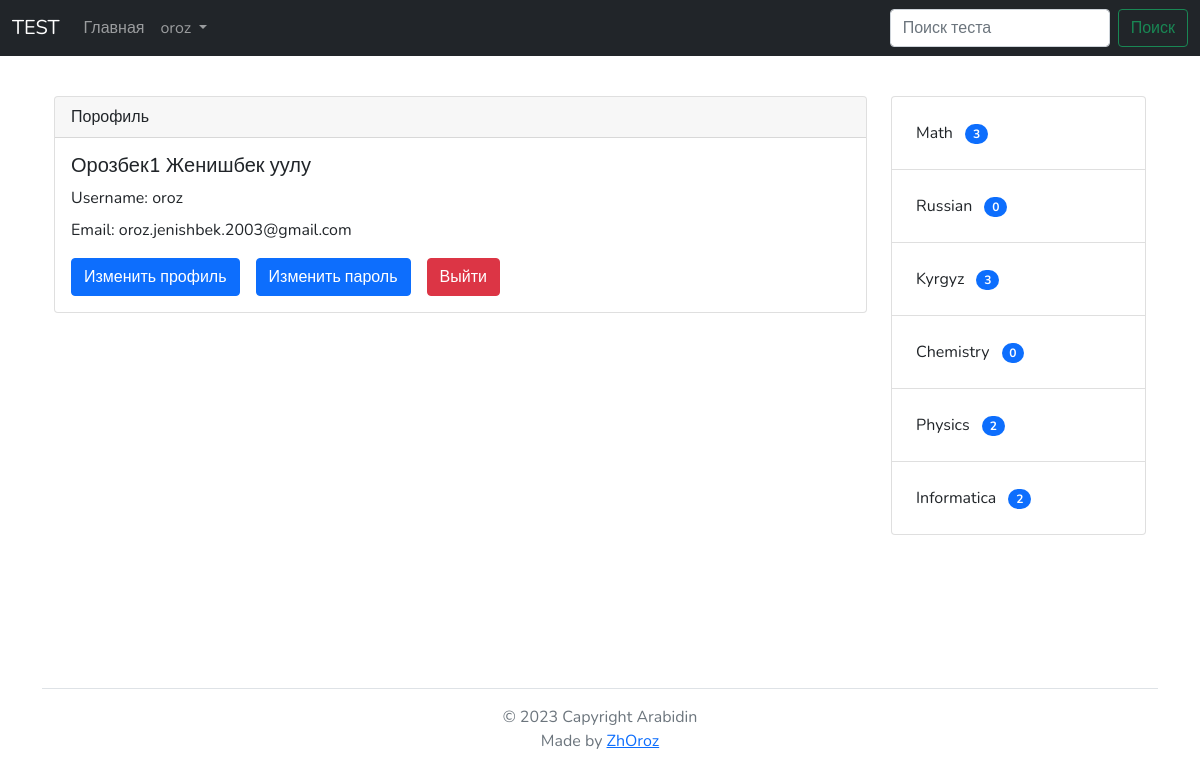
/profile/ (signed in), run on the app's committed database.
### core/models.py (models this page shows, shortened)
class TimeAbstractModel(models.Model):
    class Meta:
        abstract = True
    created_at = models.DateTimeField(
        auto_now_add=True, verbose_name='дата добавления')
    updated_at = models.DateTimeField(
        auto_now=True, verbose_name='дата изменения')

class Category(TimeAbstractModel):
    class Meta:
        verbose_name = _('категория')
        verbose_name_plural = _('категории')
        ordering = ('-created_at', '-updated_at')
    title = models.CharField(_('название'), max_length=50, unique=True)

### core/views.py (the view)
# urls.py: path('profile/', Profile.as_view(), name='profile'),
class Profile(LoginRequiredMixin, TemplateView):
    template_name = 'auth/profile.html'
    login_url = '/login/'

### core/tags.py (called while the page is built)
@register.simple_tag()
def list_categories():
    categories = Category.objects.annotate(test_count=Count('test'))
    return categories

### templates/auth/profile.html
{% extends 'base.html' %}
{% block content %}
    <div class="card">
      <div class="card-header">
        Порофиль
      </div>
      <div class="card-body">
        <h5 class="card-title">{{ request.user.get_full_name }}</h5>
        <p class="card-text mb-2">Username: {{ request.user.username }}</p>
          <p class="card-text mb-3">Email: {{ request.user.email }}</p>
          <div class="d-flex gap-3 flex-wrap">
                <div class=""><a href="{% url 'change_profile' %}" class="btn btn-primary">Изменить профиль</a></div>
        <div class=""><a href="{% url 'change_password' %}" class="btn btn-primary">Изменить пароль</a></div>
          <div><a href="{% url 'logout' %}" class="btn btn-danger">Выйти</a></div>
          </div>
      </div>
    </div>
{% endblock content %}

### templates/components/navbar.html (shortened to what this page needs)
<nav class="navbar navbar-expand-lg navbar-dark bg-dark">
    <div class="container-fluid">
      <a class="navbar-brand" href="/">TEST</a>
      <div class="collapse navbar-collapse" id="navbarScroll">
        <ul class="navbar-nav me-auto my-2 my-lg-0 navbar-nav-scroll" style="--bs-scroll-height: 100px;">
          <li class="nav-item">
            <a class="nav-link" aria-current="page" href="{% url 'main' %}">Главная</a>
          </li>
            <li class="nav-item dropdown">
          <a class="nav-link dropdown-toggle" href="#" id="navbarDropdown" role="button" data-bs-toggle="dropdown" aria-expanded="false">
            {{ request.user }}
          </a>
        </li>
        </ul>
        <form class="d-flex" action="/">
          <input class="form-control me-2" type="search" value="{{ request.GET.search }}" name="search" placeholder="Поиск теста" aria-label="Search">
          <button class="btn btn-outline-success" type="submit">Поиск</button>
        </form>
      </div>
    </div>
  </nav>

### templates/components/list_categories.html
{% load tags %}
{% list_categories as categories %}
<div class="list-group w-100">
    {% for category in categories %}
        <a href="{% url 'category_filter' id=category.id %}" class="list-group-item list-group-item-action p-4">
            {{ category.title }}
            <span class="badge bg-primary rounded-pill ms-2">{{ category.test_count }}</span>
        </a>
    {% endfor %}
</div>

### static/static_dirs/css/css.css (style rules this page uses)
body { font-family: 'Nunito', sans-serif !important; }
p { margin: 0!important; }

### data on the page
Category: title "Math", test_count "3"
Category: title "Russian", test_count "0"
Category: title "Kyrgyz", test_count "3"
Category: title "Chemistry", test_count "0"
Category: title "Physics", test_count "2"
Category: title "Informatica", test_count "2"

### other printed values
{{ request.user }} "oroz"
{{ request.user.get_full_name }} "Орозбек1 Женишбек уулу"
{{ request.user.username }} "oroz"
{{ request.user.email }} "oroz.jenishbek.2003@gmail.com"
